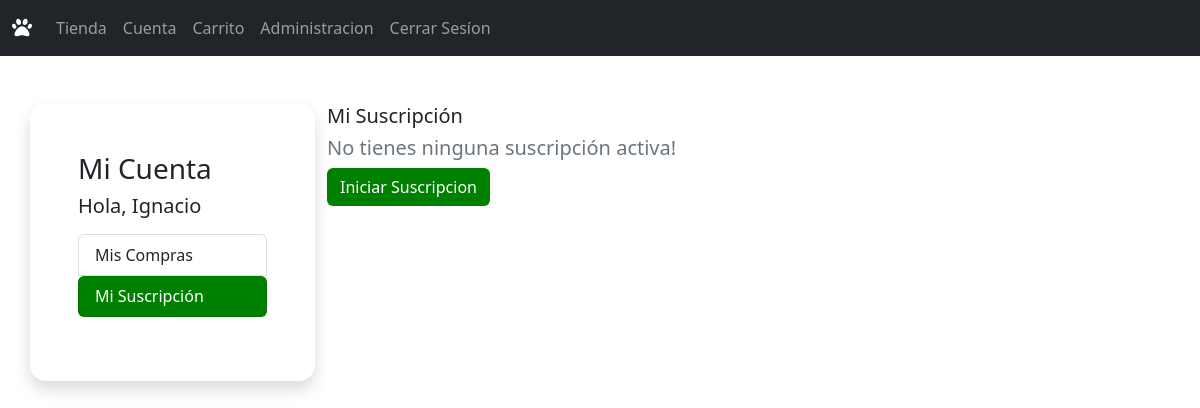
/miSuscripcion/ (signed in), run on an earlier commit of the app's database.
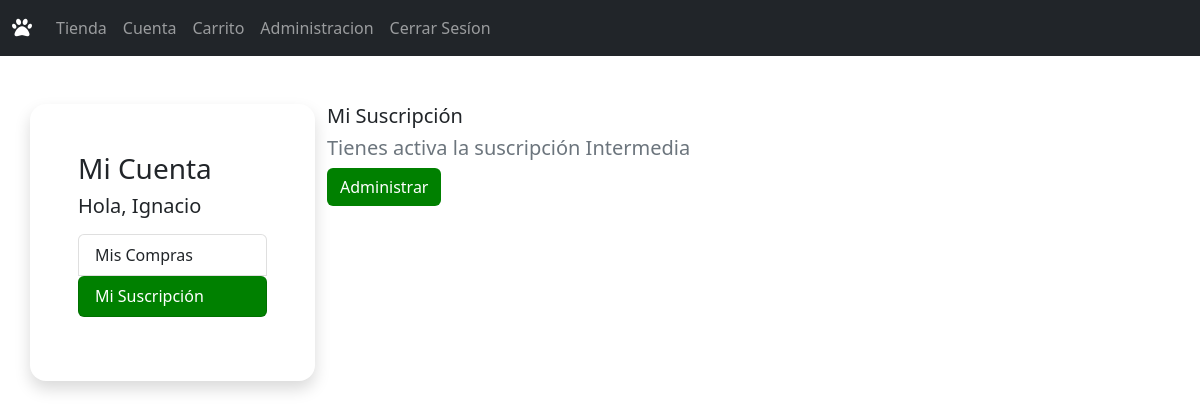
And on a later commit of the database.
### core/models.py (models this page shows, shortened)
class Suscripcion(models.Model):
    cliente = models.ForeignKey(Cliente, on_delete=models.CASCADE)
    suscripcion = models.ForeignKey(TipoSuscripcion, on_delete=models.CASCADE)

class TipoSuscripcion(models.Model):
    nombre = models.CharField(max_length=50)
    precio = models.IntegerField()

### core/views.py (the view)
# urls.py: path('miSuscripcion/', miSuscripcion, name="miSuscripcion"),
def miSuscripcion(request):
    basica = TipoSuscripcion.objects.get(id=1)
    intermedia = TipoSuscripcion.objects.get(id=2)
    alta = TipoSuscripcion.objects.get(id=3)
    cliente = Cliente.objects.filter(usuario=request.user.username)[:1]
    try:
        suscripcionCliente = Suscripcion.objects.get(cliente=cliente)
    except Suscripcion.DoesNotExist:
        suscripcionCliente = None
    data = {
        'basica': basica,
        'intermedia': intermedia,
        'alta' : alta,
        'suscripcionCliente' : suscripcionCliente
    }
    return render(request, 'core/miSuscripcion.html', data)

### core/templates/core/miSuscripcion.html (shortened to what this page needs)
{% extends 'core/base.html' %}
{% load static%}
{% block contenido %}
<div class="container py-5">
  <div class="row">
    <div class="col-sm-3 col-izq ">
      <div class="row perfil">
        <div class="col-sm-12 bg-white p-5 rounded-4 text-dark shadow">
          <h3>Mi Cuenta</h3>
          <h5>Hola, Ignacio</h5>
          <div class="list-group my-3">
            <a href="{% url 'cuenta' %}" class="list-group-item list-group-item-action" aria-current="true">
              Mis Compras
            </a>
            <a href="{% url 'suscripcionAdmin' %}" class="list-group-item list-group-item-action  btn btn-verde">Mi
              Suscripción</a>
          </div>
        </div>
      </div>
    </div>
    <div class="col-sm-9">
      {% if suscripcionCliente == none %}
        <h5 class="">Mi Suscripción</h5>
        <h5 class="text-muted">No tienes ninguna suscripción activa!</h5>
        <a href="{% url 'suscripcion' %}" class="btn btn-verde">Iniciar Suscripcion</a>
      {% else %}
        <h5 class="">Mi Suscripción</h5>
        <h5 class="text-muted">Tienes activa la suscripción {{suscripcionCliente.suscripcion.nombre}} </h5>
        <a href="{% url 'suscripcion' %}" class="btn btn-verde">Administrar</a>
      {% endif %}
    </div>
  </div>
  {% endblock %}

What changed in the data, as far as the page shows it:
added Suscripcion: suscripcion.nombre "Intermedia"
Also different on the page:
text no longer shown: "No tienes ninguna suscripción activa! Iniciar Suscripcion"
text now shown: "Tienes activa la suscripción Administrar"
